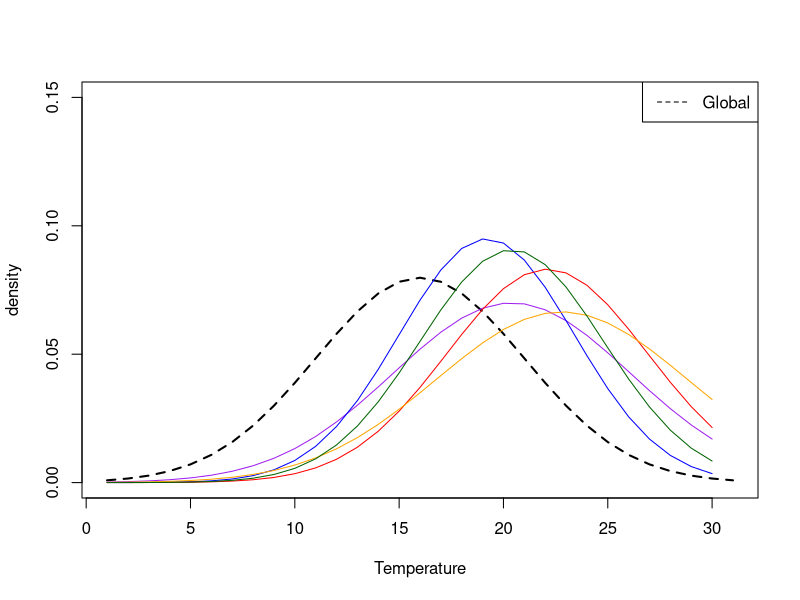

Write the R code that produced this figure.
## ---- chunk 1
#| echo: false
n_sp = 5               # Number of species
n_pts = 100                    # Number of points per species
mu_tmu = 20                    # Global mean for tmu
sigma_tmu = 3                  # Global sd for tmu
mu_tsd = 5                     # Global mean for tsd
sigma_tsd = 1                  # Global sd for tsd 

tmu <- round(rnorm(n_sp, mu_tmu, sigma_tmu), 1)
tsd <- round(abs(rnorm(n_sp, mu_tsd, sigma_tsd)), 1)

cols <- c("purple", "blue", "red", "orange", "darkgreen")
plot(dnorm(seq(5,35), mu_tmu, mu_tsd), type = "l", ylim = c(0,0.15), xlab = "Temperature", ylab = "density", lty = 2, lwd=2)
for (i in 1:5) lines(dnorm(seq(1,30), tmu[i], tsd[i]), col = cols[i])
legend("topright",
       legend = "Global",
       col = "black",
       lty = 2)
